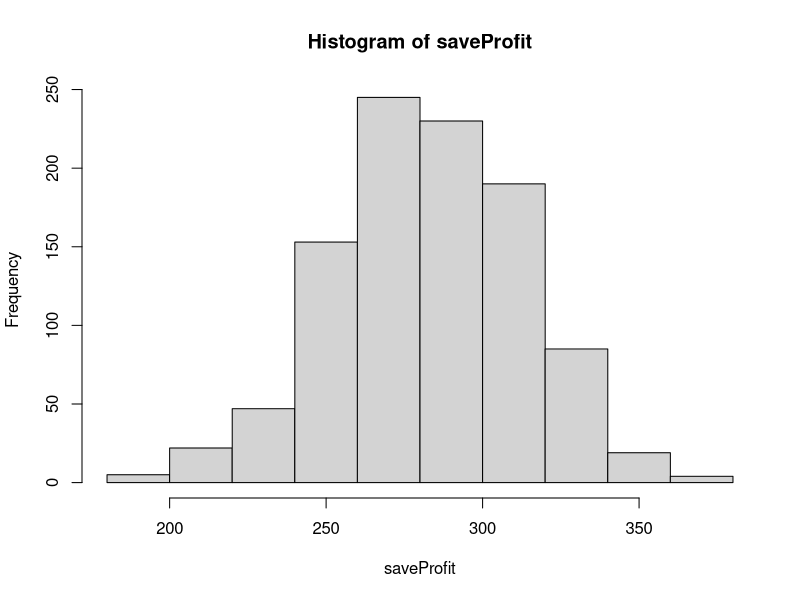
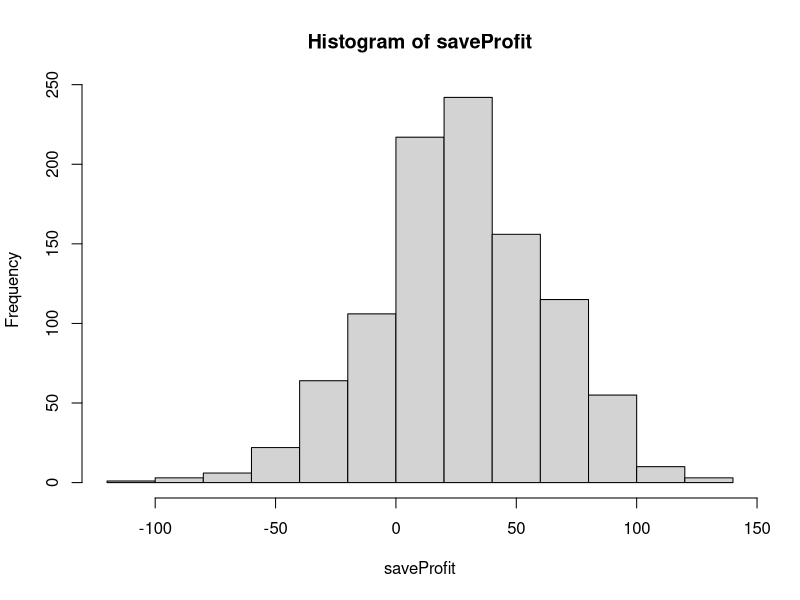

Here is the R script that generated these plots, in order:
## ---- chunk 1
knitr::opts_chunk$set(echo = TRUE)
require(tidyverse)
require(tidyverse)
require(knitr)
## ---- chunk 2
days=1:365
saveProfit=vector("numeric")
for(run in 1:1000){
  

profit=0
for(i in 1:637){
bdays=sample(days,size=35,replace=TRUE)  
n=length(unique(bdays))
if(n<35){
  profit=profit+1
 }else{profit=profit-2}
}
saveProfit[run]=profit
}

## ---- chunk 3
hist(saveProfit)
## ---- chunk 4
sortProfit=sort(saveProfit)
print(sortProfit[25])
print(sortProfit[975])
## ---- chunk 5
days=1:365
saveProfit=vector("numeric")
for(run in 1:1000){
  

profit=0
for(i in 1:637){
bdays=sample(days,size=29,replace=TRUE)  
n=length(unique(bdays))
if(n<29){
  profit=profit+1
 }else{profit=profit-2}
}
saveProfit[run]=profit
}

## ---- chunk 6
hist(saveProfit)
